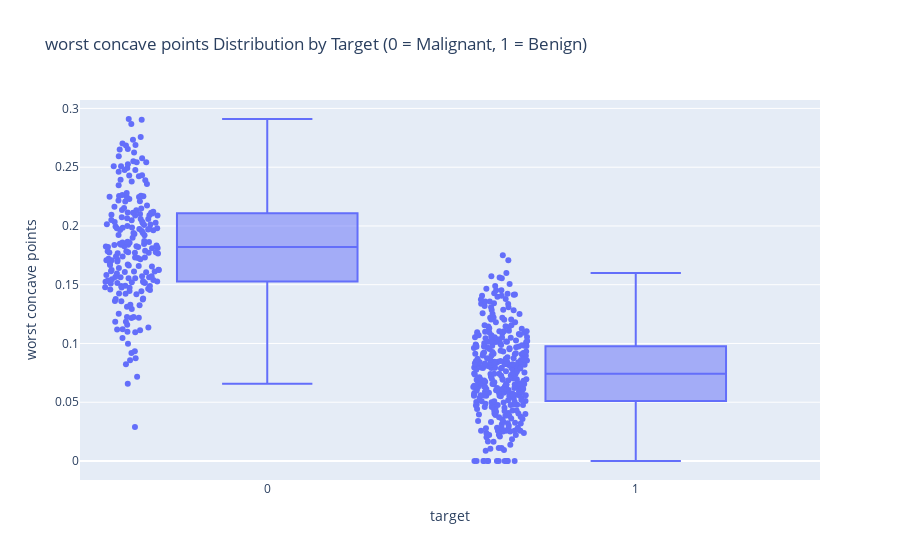
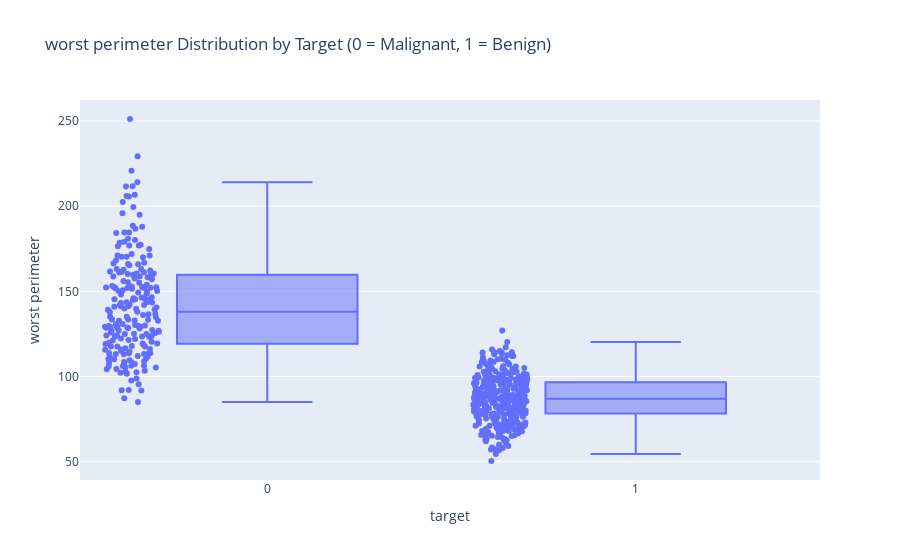
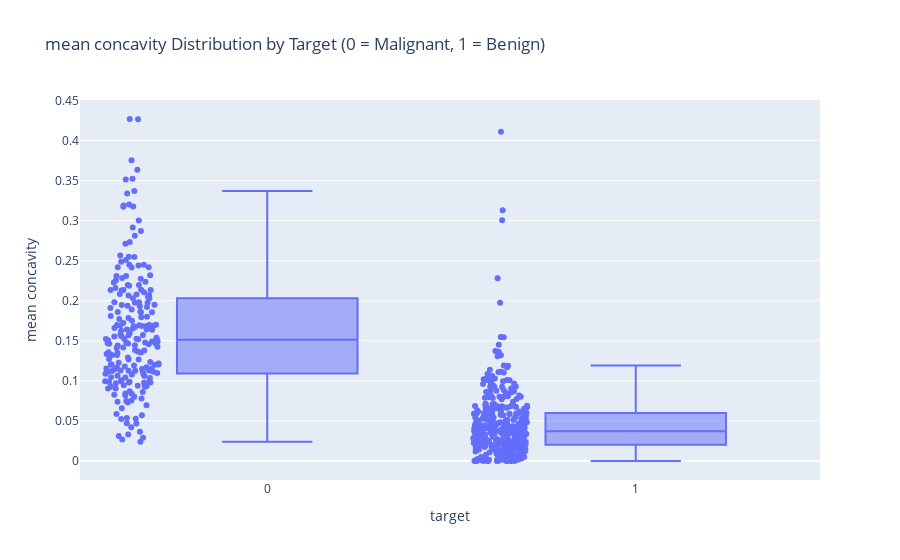

The notebook cell saved with these charts, in order:
### Markdown cell above
To select a small set of diverse, informative features, we calculate the feature-feature correlation matrix and iteratively pick top target-correlated features while avoiding those that are highly correlated with already-selected features (threshold > 0.9):

### Code cell
feature_corr = df_cancer.drop(columns="target").corr().abs()

top_features = []
threshold = 0.9
sorted_features = target_corr.index.tolist()

for feature in sorted_features:
    if all(feature_corr[feature][f] < threshold for f in top_features):
        top_features.append(feature)
    if len(top_features) >= 3:
        break

print("Selected features for distribution plots:", top_features)
for feature in top_features:
    fig = px.box(
        df_cancer,
        x="target",
        y=feature,
        points="all",
        title=f"{feature} Distribution by Target (0 = Malignant, 1 = Benign)",
    )
    fig.show()

fig = px.scatter_3d(
    df_cancer,
    x=top_features[0],
    y=top_features[1],
    z=top_features[2],
    color="target",
    title=f"3D Scatter of Top Features by Target",
    labels={"target": "Target"},
)

fig.update_traces(marker=dict(size=4, opacity=0.7))
fig.show()

### Figure 1 — Plotly figure (JSON) as saved in the notebook; plotly's stock layout.template omitted (floating-point values rounded to 4 significant figures; data arrays with more than 128 entries replaced by an {"elided": "..."} marker saying what was removed)
{"data": [{"alignmentgroup": "True", "boxpoints": "all", "hovertemplate": "target=%{x}<br>worst concave points=%{y}<extra></extra>", "legendgroup": "", "marker": {"color": "#636efa"}, "name": "", "notched": false, "offsetgroup": "", "orientation": "v", "showlegend": false, "type": "box", "x": {"elided": "569 int values"}, "x0": " ", "xaxis": "x", "y": {"elided": "569 float values"}, "y0": " ", "yaxis": "y"}], "layout": {"boxmode": "group", "legend": {"tracegroupgap": 0}, "title": {"text": "worst concave points Distribution by Target (0 = Malignant, 1 = Benign)"}, "xaxis": {"anchor": "y", "domain": [0, 1], "title": {"text": "target"}}, "yaxis": {"anchor": "x", "domain": [0, 1], "title": {"text": "worst concave points"}}}}

### Figure 2 — Plotly figure (JSON) as saved in the notebook; plotly's stock layout.template omitted (floating-point values rounded to 4 significant figures; data arrays with more than 128 entries replaced by an {"elided": "..."} marker saying what was removed)
{"data": [{"alignmentgroup": "True", "boxpoints": "all", "hovertemplate": "target=%{x}<br>worst perimeter=%{y}<extra></extra>", "legendgroup": "", "marker": {"color": "#636efa"}, "name": "", "notched": false, "offsetgroup": "", "orientation": "v", "showlegend": false, "type": "box", "x": {"elided": "569 int values"}, "x0": " ", "xaxis": "x", "y": {"elided": "569 float values"}, "y0": " ", "yaxis": "y"}], "layout": {"boxmode": "group", "legend": {"tracegroupgap": 0}, "title": {"text": "worst perimeter Distribution by Target (0 = Malignant, 1 = Benign)"}, "xaxis": {"anchor": "y", "domain": [0, 1], "title": {"text": "target"}}, "yaxis": {"anchor": "x", "domain": [0, 1], "title": {"text": "worst perimeter"}}}}

### Figure 3 — Plotly figure (JSON) as saved in the notebook; plotly's stock layout.template omitted (floating-point values rounded to 4 significant figures; data arrays with more than 128 entries replaced by an {"elided": "..."} marker saying what was removed)
{"data": [{"alignmentgroup": "True", "boxpoints": "all", "hovertemplate": "target=%{x}<br>mean concavity=%{y}<extra></extra>", "legendgroup": "", "marker": {"color": "#636efa"}, "name": "", "notched": false, "offsetgroup": "", "orientation": "v", "showlegend": false, "type": "box", "x": {"elided": "569 int values"}, "x0": " ", "xaxis": "x", "y": {"elided": "569 float values"}, "y0": " ", "yaxis": "y"}], "layout": {"boxmode": "group", "legend": {"tracegroupgap": 0}, "title": {"text": "mean concavity Distribution by Target (0 = Malignant, 1 = Benign)"}, "xaxis": {"anchor": "y", "domain": [0, 1], "title": {"text": "target"}}, "yaxis": {"anchor": "x", "domain": [0, 1], "title": {"text": "mean concavity"}}}}
